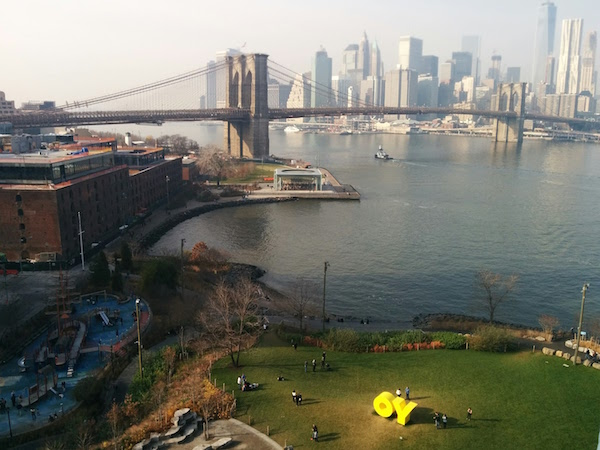
#> input picture Hw0/oy.jpg, 600 x 450 px; the run also reads 1 picture not shown here
$ jupyter execute ee046746_hw0_207734088_034462796.ipynb   (shell and % lines are left out)
#> lines starting #> are read from the running program, lines starting #| are printed output that depends on the picture
#  EE 046746 - Technion - Computer Vision

## Homework 0 - Python & Basic Image Processing
---

### <a style='color:red'> Due Date: 06.04.2021 </a>

###  Agenda
---

* Getting to Know Python
    * NumPy
    * Matplotlib
    * Scikit-Learn
* Image Processing 101

#### Use as many cells as you need

###  Students Information
---
* Fill in

|Name     |Campus Email| ID  |
|---------|--------------------------------|----------|
|Daniel Teitelman| daniel.tei@campus.technion.ac.il| 207734088|
|Yair Nahum| nahum.yair@campus.technion.ac.il| 034462796|

###  Submission Guidelines
---
* Submission only in **pairs**.
* **No handwritten submissions.**
* What you have to submit:
    * You should submit this file only, with the name: `ee046746_hw0_id1_id2.ipynb`.
    * No other file-types (`.py`, `.docx`...) will be accepted.
* Submission on the course website (Moodle).

###  Keyboard Shortcuts
---
* Run current cell: **Ctrl + Enter**
* Run current cell and move to the next: **Shift + Enter**
* Show lines in a code cell: **Esc + L**
* View function documentation: **Shift + Tab** inside the parenthesis or `help(name_of_module)`
* New cell below: **Esc + B**
* Delete cell: **Esc + D, D** (two D's)

[cell 1]
# imports for the tutorial
import numpy as np
import matplotlib.pyplot as plt
import cv2

###  Introduction to Python
---
In this part, we are going to cover some of the basics in Python (it is easy, don'y worry...).

All you have to do is run all the cells, and perform a really simple exercise at the end of each section.

##  NumPy
---

NumPy is the fundamental package for scientific computing with Python. It contains among other things:

* A powerful N-dimensional array object

* Sophisticated (broadcasting) functions

* Tools for integrating C/C++ and Fortran code

* Useful linear algebra, Fourier transform, and random number capabilities

Besides its obvious scientific uses, NumPy can also be used as an efficient multi-dimensional container of generic data. Arbitrary data-types can be defined. This allows NumPy to seamlessly and speedily integrate with a wide variety of databases

### Numpy Array
#### 1D List -> NumPy Array

[cell 2]
vec = [1, 2, 3] # list
np_vec = np.array(vec) # array
print(type(np_vec)) # check the type
print(np_vec) # print the array

#### 2D Matrix -> Numpy Array

[cell 3]
mat = [[2, 6, 8], [3, 7, 0]] # 2d list
np_mat = np.array(mat) # 2d ndarray
print(np_mat) # print the matrix

#### Zeros, Ones, Eye

[cell 4]
# zeros, just like matlab
zero_arr = np.zeros((3,4))
print("zeros:")
print(zero_arr)
# ones, just like matlab
print("ones:")
one_arr = np.ones((3,4))
print(one_arr)
# identity matrix, just like matlab
print("eye:")
eye_arr = np.eye(3)
print(eye_arr)

### Random
#### Create Random Arrays and Numbers with NumPy

[cell 5]
np.random.randn(5) # 5x1 array with numbers from N(0,1)

[cell 6]
np.random.randn(3,4) # 3x4 matrix with numbers from N(0,1)

[cell 7]
np.random.randint(5, 15) # random integer between start (5) and end (15)

[cell 8]
np.random.randint(5, 150, 5) # multiple (5) random numbers between specified range

### Series of Numbers
#### arange, linspace

[cell 9]
np.arange(3, 12) # 3, 4..., 11

[cell 10]
np.arange(3, 12, 2) # with a step of 2

[cell 11]
np.linspace(2, 5) # as in matlab default count is 50 -- third argument

[cell 12]
np.linspace(2, 5, 10) # third argument specifies the count of numbers

### NumPy Operations

Very similar to MATLAB

[cell 13]
# dimensions of arrays
print(np_vec.shape)
print(np_mat.shape)

[cell 14]
# maximum and minimum
print("max: {}".format(np_mat.max()))
print("min: {}".format(np_mat.min()))

[cell 15]
# reshape
print(np_mat)
print("reshape:")
print(np_mat.reshape(3,2)) # change dimensions -- only if the total number of values remains the same

[cell 16]
#np_mat.reshape(3, 4) # error since total number of elements changes

### Numpy Array Operations
#### Operations between arrays and scalars

[cell 17]
a = np.array([0, 1, 2, 3, 4, 5])
print("a = ")
print(a)
print("a + 7 = ")
print(a + 7) # add 7 to each element
print("a + 2 = ")
print(a - 2)
print("a / 2 = ")
print(a / 2)
print("a * 3 = ")
print(a * 3)
print("sin(a) = ")
print(np.sin(a)) # sin() of each element, same dimensions
print("sum(a) = ")
print(np.sum(a)) # sum of all elements
print("mean(a) = ")
print(np.mean(a)) # mean of the array

[cell 18]
a1 = np.array([[1, 3], [4, 6]])
print("a1 = ")
print(a1)
b1 = np.array([[0, 2], [3, 1]])
print("b1 = ")
print(b1)

[cell 19]
print("a1 + b1 = ")
print(a1 + b1)
print("a1 * b1 = ")
print(a1 * b1) # element-wise multiplication
print("matrix multiplication: np.dot(a1, b1) = ")
print(np.dot(a1, b1)) # matrix multiplication
print("np.dot() is the same as using @: a1 @ b1 = ")
print(a1 @ b1) # matrix multiplication

[cell 20]
# element-wise comparison
print(a > 2) # compare each and every element

###  Exercise 1

Create 2 random matrices of the following shapes:
* $a \in \mathcal{R}^{2 \times 3} $
* $b \in \mathcal{R}^{3 \times 2} $

And perform matrix multiplication.

[cell 21]
"""
Your Code Here
"""
a = np.random.randn(2,3)
b = np.random.randn(3,2)
a @ b

### Indexing, Slicing, Broadcasting

[cell 22]
d1 = np.arange(25)
print(d1)

[cell 23]
d2 = np.arange(25).reshape(5,5)
print(d2)

[cell 24]
# slicing
d1[4:12] # slicing -- d1[start : end+1]

[cell 25]
print("d1[4: ] = ")
print(d1[4: ])
print("d1[:13] = ")
print(d1[:13])

[cell 26]
print("d2[0,0] = ")
print(d2[0,0]) # d2[row, column]
print("d2[2,] = ")
print(d2[2,])
print("d2[:, 3]")
print(d2[:, 3])

[cell 27]
# broadcasting
print("d1[0:5] = ")
print(d1[0:5])
print("d1[0:5] = -10")
d1[0:5] = -10 # broadcasting -- Change specific elements of the array
print(d1[0:5])

##  Matplotlib
---

A 2D plotting library which produces publication quality figures.
 - Can be used in python scripts, the python and IPython shell, web application servers, and more …
 - Can be used to generate plots, histograms, power spectra, bar charts, errorcharts, scatterplots, etc.
 - For simple plotting, pyplot provides a MATLAB-like interface
 - For power users, a full control via OO interface or via a set of functions

There are several Matplotlib add-on toolkits
 - Projection and mapping toolkits [basemap](http://matplotlib.org/basemap/) and [cartopy](http://scitools.org.uk/cartopy/).
 - Interactive plots in web browsers using [Bokeh](http://bokeh.pydata.org/en/latest/).
 - Higher level interface with updated visualizations [Seaborn](http://seaborn.pydata.org/index.html).

Matplotlib is available at [www.matplotlib.org](www.matplotlib.org)

## Line Plots

### Plot Against Indices

[cell 28]
x = np.arange(50) * 2 * np.pi / 50
y = np.sin(x)
fig = plt.figure(figsize=(8, 5)) # create a figure, just like in matlab
ax = fig.add_subplot(1, 1 ,1) # create a subplot of certain size
ax.plot(y, label="y = sin(x)")
ax.set_xlabel('index')
ax.set_ylabel("sin(x)")
ax.set_title("sin(x)")
ax.grid()
ax.legend()
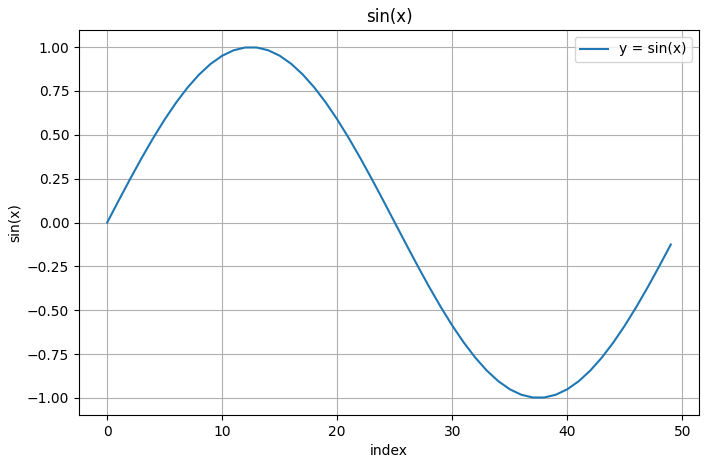
#> figure drawn by matplotlib, 1 panel; curve peaks at x = 12, y = 0.998

### Multiple Lines

[cell 29]
x2 = np.arange(50) * 2 * np.pi / 25
y2 = np.sin(x2)
fig = plt.figure(figsize=(8, 5)) # create a figure, just like in matlab
ax = fig.add_subplot(1, 1 ,1) # create a subplot of certain size
ax.plot(y, label="y1 = sin(x1)")
ax.plot(y2, 'r-^', label="y2 = sin(x2)")
ax.set_xlabel('index')
ax.set_ylabel("sin(x)")
ax.set_title("sin(x)")
ax.grid()
ax.legend()
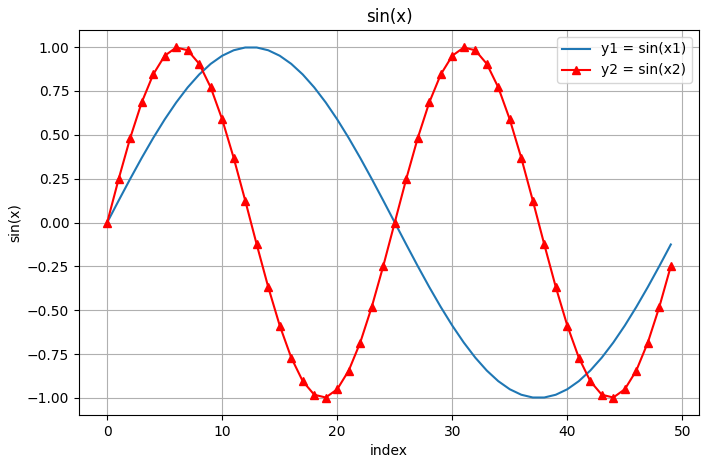
#> figure drawn by matplotlib, 1 panel; curve peaks at x = 12, y = 0.998; curve peaks at x = 6, y = 0.998

### Scatter Plots

[cell 30]
x = np.arange(50) * 2 * np.pi / 50
y = np.sin(x)
fig = plt.figure(figsize=(8, 5)) # create a figure, just like in matlab
ax = fig.add_subplot(1, 1 ,1) # create a subplot of certain size
ax.scatter(x, y, label="y = sin(x)")
ax.set_xlabel('index')
ax.set_ylabel("sin(x)")
ax.set_title("scatter sin(x)")
ax.grid()
ax.legend()
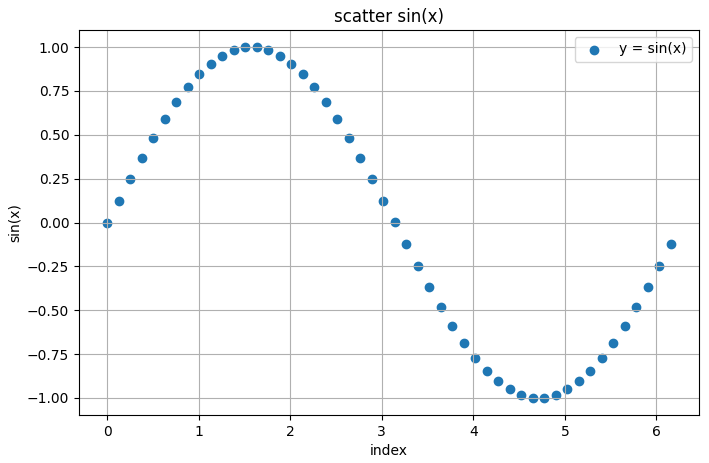
#> figure drawn by matplotlib, 1 panel

### Bar Plots

[cell 31]
fig = plt.figure(figsize=(10, 8)) # create a figure, just like in matlab
ax1 = fig.add_subplot(2, 1 ,1) # create a subplot of certain size
ax1.bar(x, y)
ax1.set_xlabel('x')
ax1.set_ylabel("y")
ax1.set_title("bar plot")
ax1.grid()

ax2 = fig.add_subplot(2, 1 ,2) # create a subplot of certain size
ax2.barh(x, y, height=x[1]-x[0])
ax2.set_xlabel('x')
ax2.set_ylabel("y")
ax2.set_title("barh plot")
ax2.grid()

plt.tight_layout()
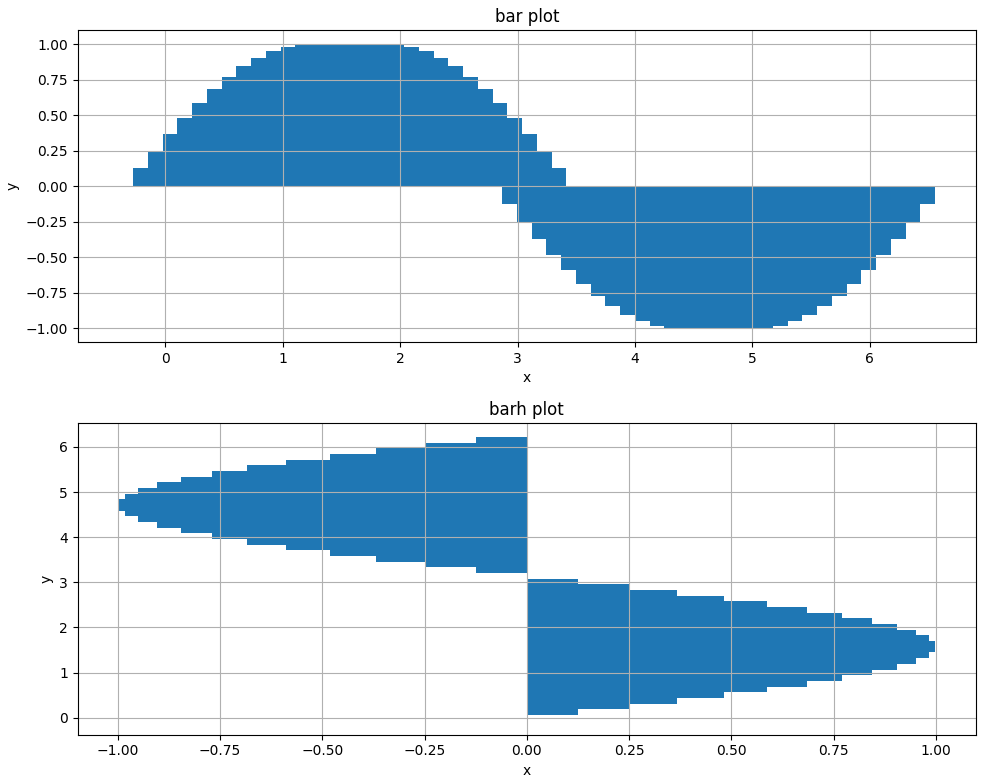
#> figure drawn by matplotlib, 2 panels

### Histogram

[cell 32]
fig = plt.figure(figsize=(8, 5)) # create a figure, just like in matlab
ax = fig.add_subplot(1, 1 ,1) # create a subplot of certain size
ax.hist(np.random.randn(1000), 30) # 30 is the number of bins
ax.set_title("histogram")
ax.grid()
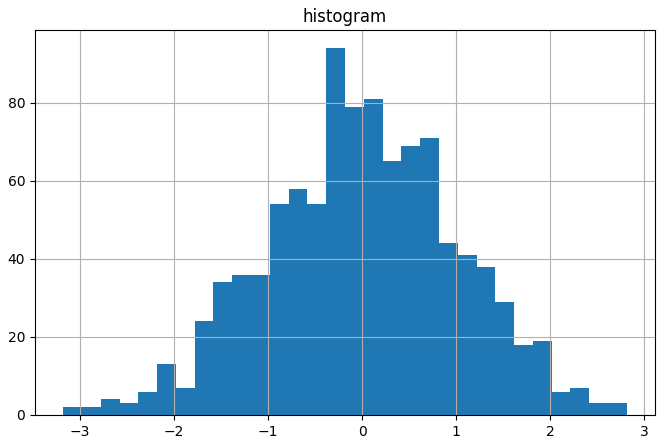
#> figure drawn by matplotlib, 1 panel; tallest bar 94 high, from x = -0.382 to -0.183

###  Exercise 2

Create 1000 values using `linspace` and plot $sin(x) + cos(x)$ both as `plot` and `scatter` as 2 different subplots

[cell 33]
"""
Your Code Here
"""
x = np.linspace(0,2 * np.pi,1000)
y = np.sin(x) + np.cos(x)
plt.figure(figsize = (8,8))
plt.subplot(1,2,1)
plt.plot(x,y)
plt.xlabel('x')
plt.ylabel('y')
plt.title('Plot of sin(x) + cos(x)')
plt.grid()
plt.subplot(1,2,2)
plt.scatter(x,y)
plt.xlabel('x')
plt.ylabel('y')
plt.title('Scatter plot of sin(x) + cos(x)')
plt.grid()

plt.tight_layout()
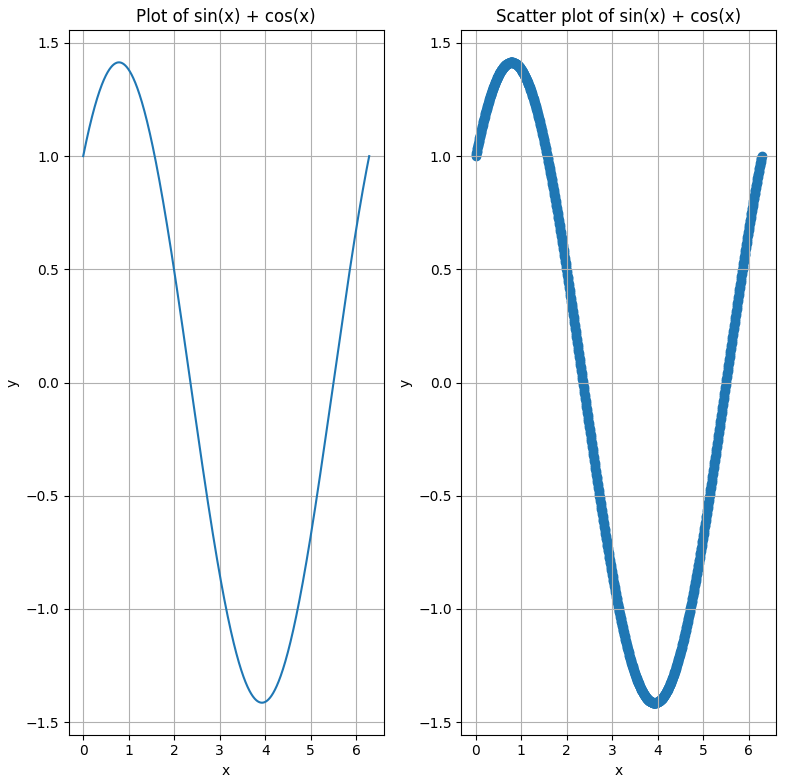
#> figure drawn by matplotlib, 2 panels; panel 1: curve peaks at x = 0.786, y = 1.41

##  Scikit-Learn
---
Scikit-learn is an open source machine learning library for Python.
 - **Simple and efficient** tools for data mining and data analysis
 - Good coverage of machine learning algorithms, processes, tools and techniques
   - Classification, Regression, Clustering, Dimensionality Reduction, Model selection, Preprocessing
 - **High standards**
 - Well-suited for applications:
   - Used for **large datasets**
   - **Building blocks** for application-specific algorithms
 - Built on **NumPy, SciPy**
 - **Open source**, Commercially usable - BSD license, Community driven

Data Representation in Scikit-learn:
 - Most algorithms expect a two-dimensional array, of shape (n_samples,n_features).
 - The arrays can be either NumPy arrays, or in some cases scipy.sparse matrices.
   - The number of features must be fixed in advance.

Design principles
 - Minimize number of object interfaces
 - Build abstractions for recurrent use cases
 - Simplicity, Simplicity, Simplicity

Code samples:
>
``from sklearn import svm
clf = svm.SVC()
clf.fit(X_train, y_train)
y_pred = clf.predict(X_test)``

Classification:
>``y_pred = model.predict(X_test)``

Filters, dimension reduction, latent variables:
>``X_new = model.transform(X_test)``

Incremental learning:
>``model.partial_fir(X_train, y_train)``

---

The [scikit-learn website](http://scikit-learn.org/stable/) has great tutorials for using their library
---
The [preprocessing](http://scikit-learn.org/stable/modules/preprocessing.html#preprocessing) page has information that is very relevant for the second exercise.

A more interfactive tutorial introducing scikit-learn can be found [here](https://www.datacamp.com/community/tutorials/machine-learning-python#gs.Ae7Ua_Y).

### Example - The Digits Dataset
(Taken from https://scikit-learn.org/stable/tutorial/basic/tutorial.html)

#### Loading the Data
A dataset is a dictionary-like object that holds all the data and some metadata about the data. This data is stored in the `.data` member, which is a `n_samples, n_features` array. In the case of supervised problem, one or more response variables are stored in the `.target` member. More details on the different datasets can be found in the dedicated section.

[cell 34]
# import dataset
from sklearn import datasets
digits = datasets.load_digits()

For instance, in the case of the digits dataset, `digits.data` gives access to the features that can be used to classify the digits samples:

[cell 35]
print(digits.data)

and `digits.target` gives the ground truth for the digit dataset, that is the number corresponding to each digit image that we are trying to learn:

[cell 36]
print(digits.target)

Shape of the data arrays

The data is always a 2D array, shape `(n_samples, n_features)`, although the original data may have had a different shape. In the case of the digits, each original sample is an image of shape `(8, 8)` and can be accessed using: `digits.images`

[cell 37]
fig = plt.figure(figsize=(8, 5)) # create a figure, just like in matlab
ax = fig.add_subplot(1, 1 ,1) # create a subplot of certain size
ax.imshow(digits.images[0], cmap='gray')
ax.set_title("digits.image[0]")
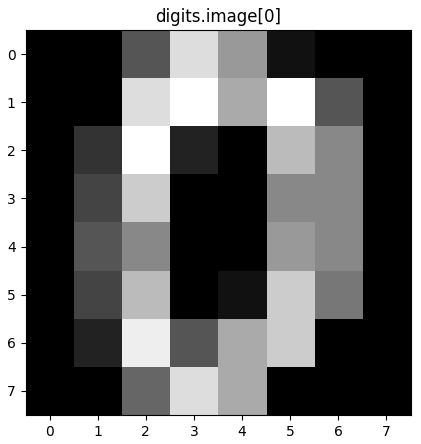
#> figure drawn by matplotlib, 1 panel

#### Learning and Predicting

In the case of the digits dataset, the task is to predict, given an image, which digit it represents. We are given samples of each of the 10 possible classes (the digits zero through nine) on which we fit an estimator to be able to predict the classes to which unseen samples belong.

In scikit-learn, an estimator for classification is a Python object that implements the methods `fit(X, y)` and `predict(T)`.

[cell 38]
from sklearn.model_selection import train_test_split
# split to train and test sets
X_train, X_test, y_train, y_test = train_test_split(digits.data, digits.target, test_size=0.2)
# fit a Naive Bayes Classifier
from sklearn.naive_bayes import GaussianNB
clf = GaussianNB()
# train
clf.fit(X_train, y_train)
# predict
y_pred = clf.predict(X_test)
# cacluclate accuracy
print("prediction accuracy: {:.3f}%".format(np.mean(y_pred == y_test) * 100))

###  Exercise 3

Build a Linear Support Vector Machine (SVM) classifier using `LinearSVC()` class from `sklearn` and check the accuracy.

[cell 39]
from sklearn.svm import LinearSVC

# split to train and test sets
X_train, X_test, y_train, y_test = train_test_split(digits.data, digits.target, test_size=0.2)

"""
Your Code Here
"""

clf = LinearSVC()
# train
clf.fit(X_train, y_train)
# predict
y_pred = clf.predict(X_test)
# cacluclate accuracy
print("prediction accuracy: {:.3f}%".format(np.mean(y_pred == y_test) * 100))

###  Image Processing 101
---
In this part, we are going to cover some of the basics in OpenCV

Use the first tutorial if you are not yet comfortable with OpenCV.

###  Exercise 4

Load the image `oy.jpg` and display it.

[cell 40]
"""
Your Code Here
"""
import os
oy = cv2.imread("oy.jpg")
#> oy is the input picture: shape (450, 600, 3); mean B, G, R 107.6, 118.3, 117.9
fig = plt.figure(figsize=(8,8))
ax = fig.add_subplot(1,1,1)
ax.imshow(cv2.cvtColor(oy, cv2.COLOR_BGR2RGB))
ax.set_title('oy')
ax.set_axis_off()

###  Exercise 5

Convert the image to gray and apply adpative thresholdind using `cv2.adaptiveThreshold` with the following values:

* `adaptiveMethod=cv2.ADAPTIVE_THRESH_GAUSSIAN_C`
* `thresholdType=cv2.THRESH_BINARY`
* `blockSize=11`
* `C=2`

[cell 41]
"""
Your Code Here
"""
oy_gray = cv2.cvtColor(oy, cv2.COLOR_BGR2GRAY)
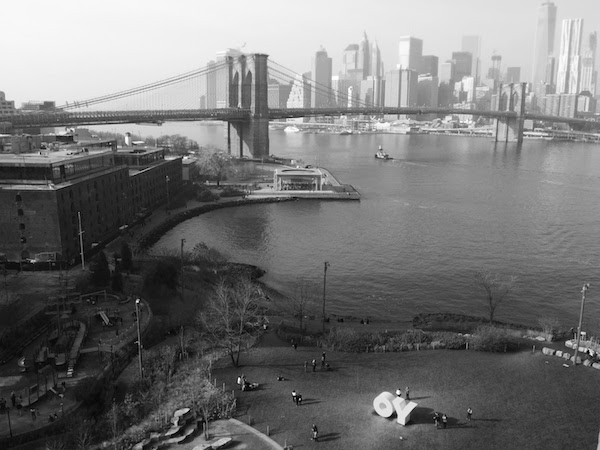
#> oy_gray: shape (450, 600); min 0, max 254, mean 117
oy_gray_threshold = cv2.adaptiveThreshold(oy_gray,maxValue=255,adaptiveMethod=cv2.ADAPTIVE_THRESH_GAUSSIAN_C,thresholdType=cv2.THRESH_BINARY,blockSize=11,C=2)
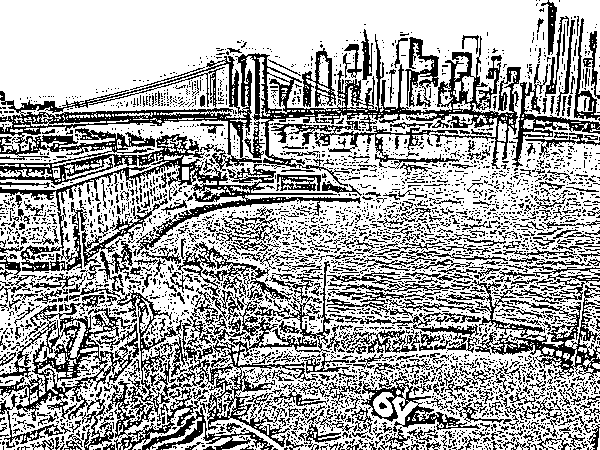
#> oy_gray_threshold: shape (450, 600); 66% white; black in thin lines or dots
oy_img_threshold = cv2.cvtColor(oy_gray_threshold, cv2.COLOR_GRAY2RGB)
#> oy_img_threshold: shape (450, 600, 3); 66% white; black in thin lines or dots
#> (the rest of the program and of its run is left out)
